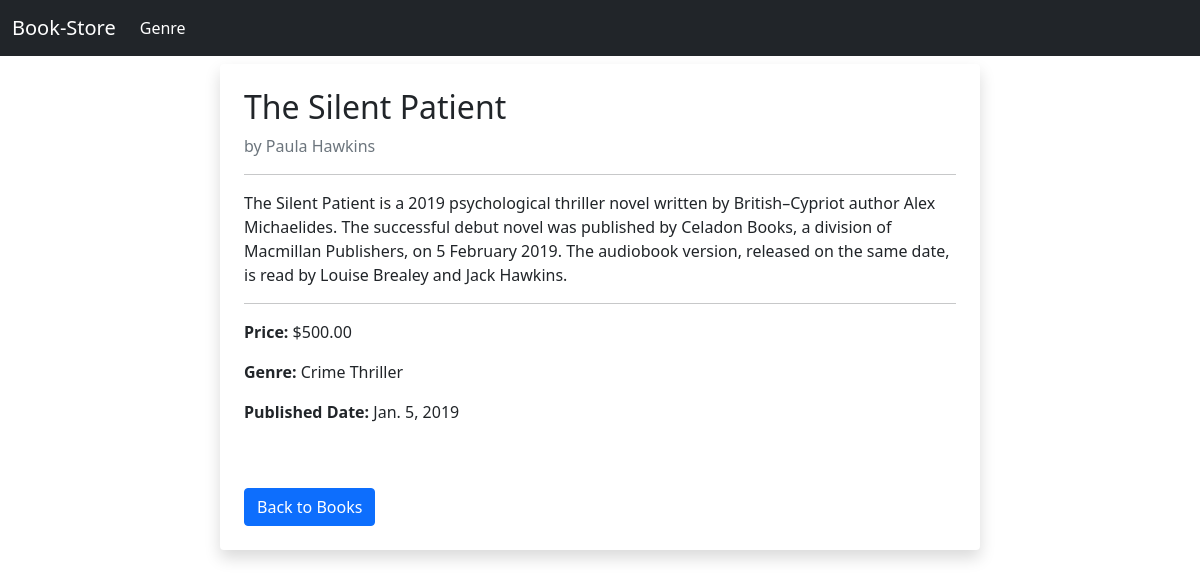
The app's page /book-detail/2/ with its own data.
### book_app/models.py (models this page shows, shortened)
class Book(models.Model):
    title = models.CharField(max_length=255)
    author = models.CharField(max_length=255)
    description = models.TextField()
    price = models.DecimalField(max_digits=10, decimal_places=2)
    genre = models.ForeignKey(Genre, on_delete=models.CASCADE , related_name="books")
    published_date = models.DateField()

class Genre(models.Model):
    name = models.CharField(max_length=100)
    def __str__(self):
        return self.name

### book_app/views.py (the view)
# urls.py: path("book-detail/<int:pk>/",                  views.book_detail ,         name="book-detail"),
def book_detail(request , pk):
    book = Book.objects.get(id=pk)
    return render(request , "book-detail.html", {'book':book})

### templates/book-detail.html
{% extends 'base.html' %}
{% block content %}
{% load crispy_forms_tags %}
<div class="row justify-content-center mt-2">
    <div class="col-md-8 p-4 shadow mb-5 bg-white rounded">
        <h2>{{ book.title }}</h2>
        <p class="text-muted">by {{ book.author }}</p>
        <hr>
        <p>{{ book.description }}</p>
        <hr>
        <p><strong>Price:</strong> ${{ book.price }}</p>
        <p><strong>Genre:</strong> {{ book.genre }}</p>
        <p><strong>Published Date:</strong> {{ book.published_date }}</p>
        <a href="{% url 'book-view' %}" class="btn btn-primary mt-5">Back to Books</a>
    </div>
</div>
{% endblock %}

### records on screen
Book: title "The Silent Patient", author "Paula Hawkins", description "The Silent Patient is a 2019 psychological thriller novel written by British–Cypriot author Alex Michaelides. The successful debut novel was published by Celadon Books, a division of Macmillan Publishers, on 5 February 2019. The audiobook version, released on the same date, is read by Louise Brealey and Jack Hawkins.", price "500.00", genre "Crime Thriller", published_date "Jan. 5, 2019"
